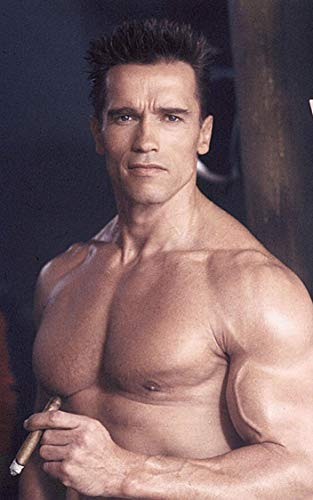
#> input picture images/arnold.jpg, 313 x 500 px, given in place of the camera
$ python face_detect_video.py
#> lines starting #> are read from the running program, lines starting #| are printed output that depends on the picture
import cv2
import time
# Load the cascade
face_cascade = cv2.CascadeClassifier('haar.xml')

video = cv2.VideoCapture(0)

while True:
    # Read the input image
    success, img = video.read()
#> img is the input picture: shape (500, 313, 3); mean B, G, R 99.5, 97.4, 121.8
    if not success:
        break
    h, w = img.shape[:2]
#> h = 500; w = 313
    w1 = 800
    scale = w1 / w
#> scale = 2.56
    h1 = int(h * scale)
#> h1 = 1277
    new_size = (w1, h1)
#> new_size = (800, 1277)
    img = cv2.resize(img, new_size)
#> img: shape (1277, 800, 3)

    # Convert into grayscale
    gray = cv2.cvtColor(img, cv2.COLOR_BGR2GRAY)
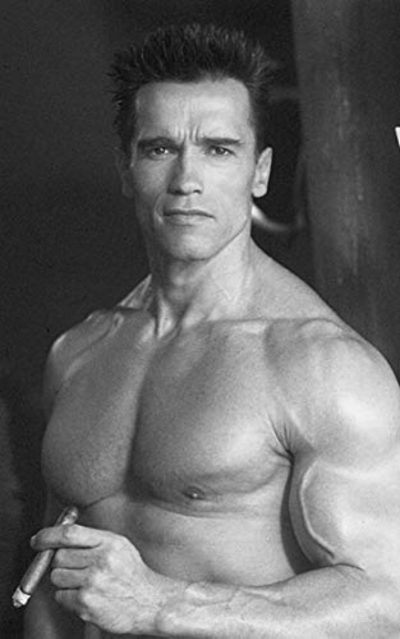
#> gray: shape (1277, 800) (shown at 1/2 size); min 6, max 252, mean 104.8
    # Detect faces
    start_time = time.time()
    faces = face_cascade.detectMultiScale(gray, 1.1, 2, minSize=(80, 80))
#> faces = [[416, 518, 86, 86], [214, 588, 96, 96], [592, 608, 89, 89], [223, 181, 304, 304]]
    duration = time.time() - start_time
    fps = int(1 / duration)
    cv2.putText(img, f"FPS: {fps}", (20, 10), cv2.FONT_HERSHEY_PLAIN, 1, (0, 255, 0))
#> img: shape (1277, 800, 3); mean B, G, R 99.4, 97.3, 121.6
    # Draw rectangle around the faces
    for (x, y, w, h) in faces:
        cv2.rectangle(img, (x, y), (x+w, y+h), (255, 0, 0), 2)
#> this loop made 4 passes
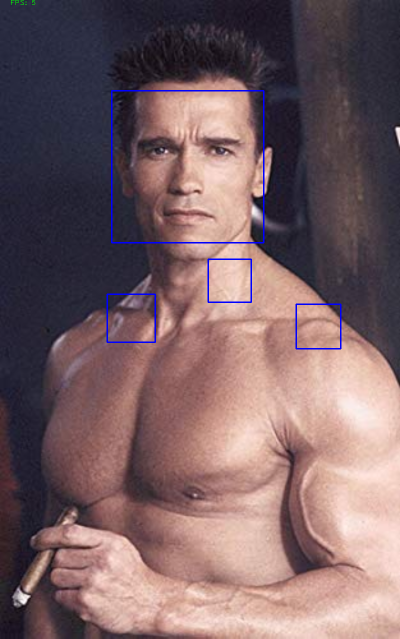
#> img: shape (1277, 800, 3) (shown at 1/2 size); mean B, G, R 100.4, 96.6, 120.7
    # Display the output
    cv2.imshow('img', img)
    if cv2.waitKey(1) == ord('q'):
#> (key q is pressed here)
        break

$ run again, on images/elon.jpg
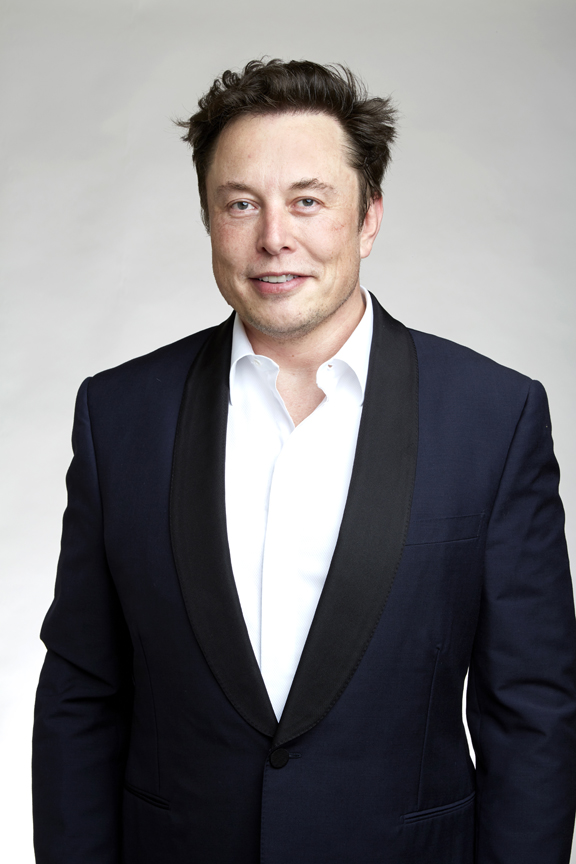
#> input picture images/elon.jpg, 576 x 864 px, given in place of the camera
#> img is the input picture: shape (864, 576, 3); mean B, G, R 121.3, 118.8, 120.7
#> `gray = cv2.cvtColor(img, cv2.COLOR_BGR2GRAY)`:
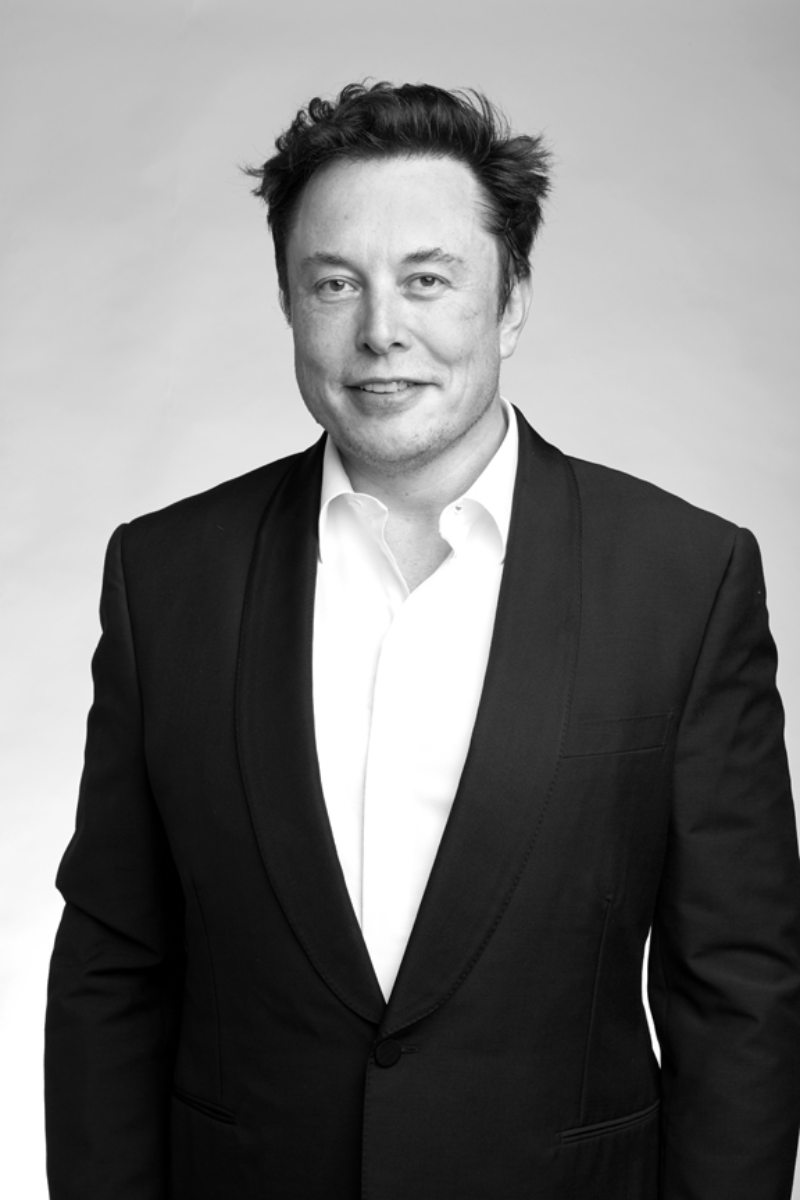
#> gray: shape (1200, 800); min 0, max 255, mean 119.6
#> faces = [[253, 176, 268, 268]]
#> the loop `for (x, y, w, h) in faces:` made 1 pass
#> after the loop `for (x, y, w, h) in faces:`:
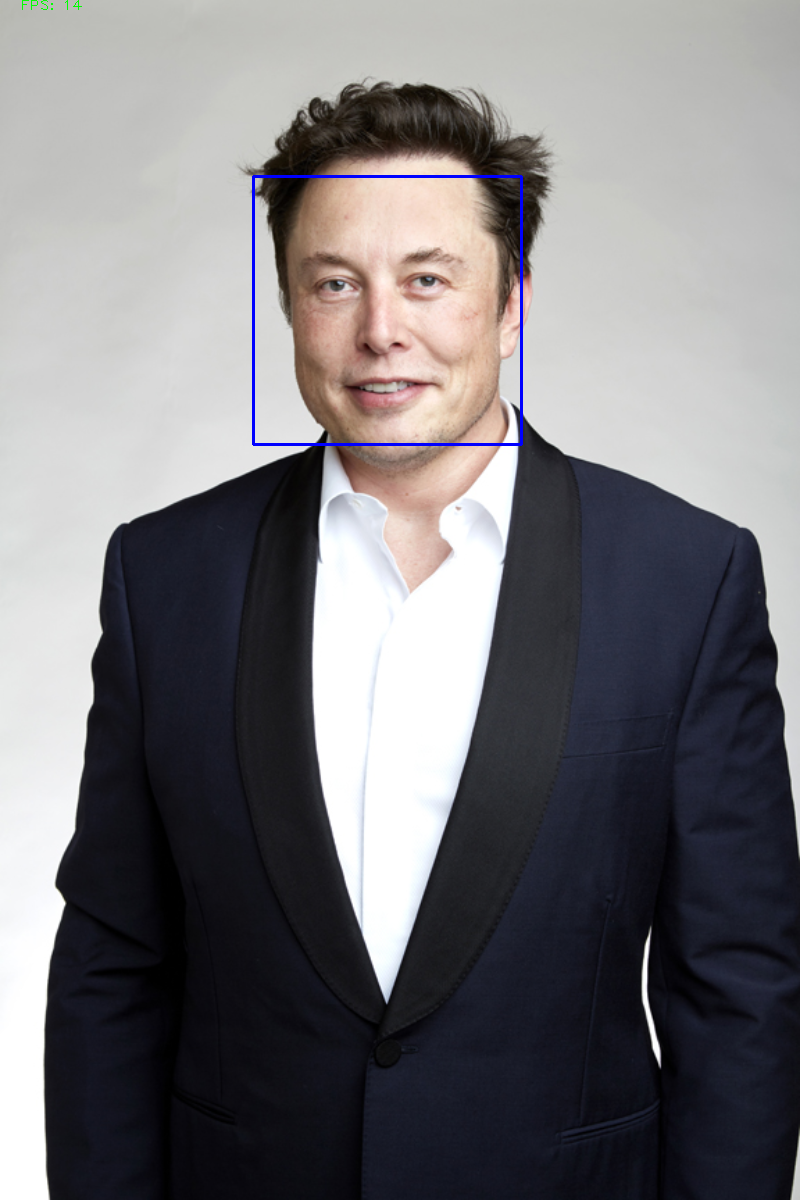
#> img: shape (1200, 800, 3); mean B, G, R 121.5, 118.2, 120
